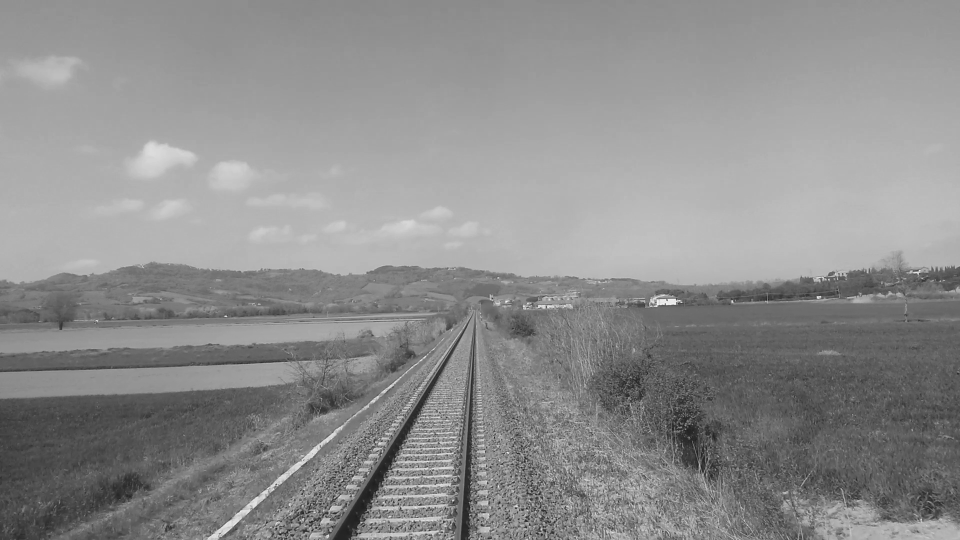
#> input picture gray_frame_14750.png, 1920 x 1080 px (shown at 1/2 size)
$ python test_straight_track_analysis.py   (older library calls are emulated)
#> lines starting #> are read from the running program, lines starting #| are printed output that depends on the picture; after the words box and inside, x2 and y2 are one past the last pixel; in counts of white or black regions, pixels touching at a corner belong together; long printed decimals are rounded

import cv2
import numpy as np
from matplotlib import pyplot as plt

# Original (gray) image

full_img = cv2.imread('gray_frame_14750.png', 0)
#> full_img is the input picture: shape (1080, 1920); min 13, max 253, mean 141.2

# Original (gray) cropped image

img = full_img[full_img.shape[0] - 185: full_img.shape[0], :]
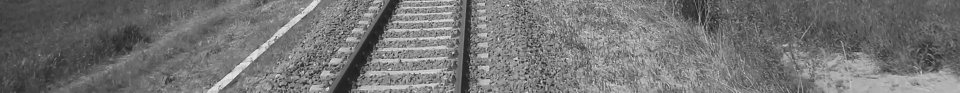
#> img: shape (185, 1920) (shown at 1/2 size); min 13, max 252, mean 115.6

# Blur image and filter horizontal components to make rail lines more detectable.

blur = cv2.GaussianBlur( img,(7, 7), 7 )
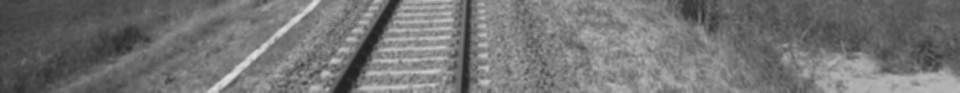
#> blur: shape (185, 1920) (shown at 1/2 size); min 32, max 225, mean 115.6

sobelx2 = cv2.Sobel( blur, cv2.CV_64F, 1, 0, ksize=3 )
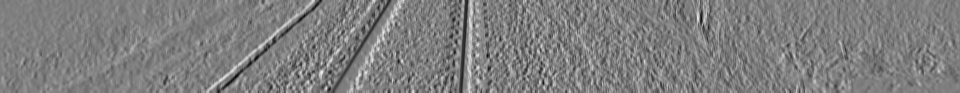
#> sobelx2: shape (185, 1920) float64 (shown at 1/2 size); min -133, max 135, mean 0.2; drawn with min black and max white

abs_sobel64f = np.absolute( sobelx2 )
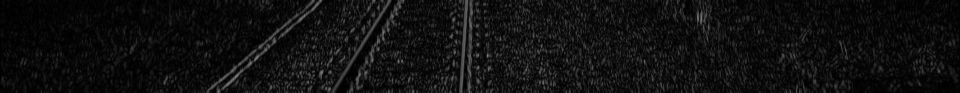
#> abs_sobel64f: shape (185, 1920) float64 (shown at 1/2 size); min 0, max 135, mean 16
sobel_x = np.uint8( abs_sobel64f )

edges = cv2.Canny( sobel_x, 40, 200 )
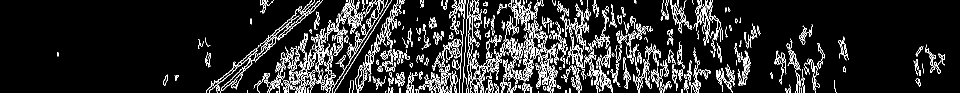
#> edges: shape (185, 1920) (shown at 1/2 size); 9.8% white in thin lines or dots

# HOUGH LINES

x_start = []
x_end = []
y_start = []
y_end = []
x_0 = []
y_0 = []

# Search lines in the cropped image

lines = cv2.HoughLines( edges, 1, np.pi/180, 150 )
#> lines = 421 rows, first 8: [172, 1.55], [189, 1.54], [175, 1.55], [177, 1.55], [194, 1.54], [166, 1.55], [164, 1.55], [186, 1.54]

# Convert points into the original image coordinates

L = 500
thresh = 200

for rho,theta in lines[:, 0, :]:
    a = np.cos(theta)
    b = np.sin(theta)
    x0 = a*rho
    y0 = b*rho
    x1 = int(x0 + L*(-b))
    y1 = int(y0 + L*(a)) + np.size(full_img, 0) - np.size(img, 0)
    x2 = int(x0 - L*(-b))
    y2 = int(y0 - L*(a)) + np.size(full_img, 0) - np.size(img, 0)

    # x threshold on edge segments to detect the ones representing rails
    if x1 > thresh:
        x_0.append(x0)
        y_0.append(y0)
        x_start.append(x1)
        y_start.append(y1)
        x_end.append(x2)
        y_end.append(y2)
#> this loop made 421 passes
#> (rho, theta, a, b, x0, y0, x1, y1) on passes 1 to 3: (172, 1.55, 0.0175, 1, 3, 172, -496, 1075), (189, 1.54, 0.0349, 0.999, 6.6, 188.9, -493, 1101), (175, 1.55, 0.0175, 1, 3.05, 175, -496, 1078)
#> after the loop, x_0 = [563.1, 925.7, 558]; x_end = [828, 960, 822]; x_start = [298, 890, 293]; y_0 = [351.9, 64.73, 348.7]; y_end = [823, 461, 820]; y_start = [1670, 1458, 1667]

m = []
c = []

# Computation of the expression of straight lines y = mx + c and their interception point (X_i, Y_i)

m.append((float(y_end[0] - y_start[0])/(x_end[0] - x_start[0])))
c.append(float(y_end[0] - m[0]*x_end[0]))

m.append((float(y_end[1] - y_start[1])/(x_end[1] - x_start[1])))
c.append(float(y_end[1] - m[1]*x_end[1]))

Y_i = int((m[0]*c[1] - m[1]*c[0])/(m[0] - m[1]))
#> Y_i = 631
X_i = int((Y_i - c[0])/m[0])
#> X_i = 948

print ('LINE 1 m c ', m[0], c[0], '\n', 'LINE 2 m c ', m[1], c[1])
#| LINE 1 m c  -1.598 2146.238
#|  LINE 2 m c  -14.243 14134.143

# Change edge points

for l in range(len(x_start) - 1):
    y_start[l] = np.size(full_img, 0)
    x_start[l] = int((y_start[l] - c[l]) / m[l])

    y_end[l] = 10
    x_end[l] = int((y_end[l] - c[l]) / m[l])
#> this loop made 2 passes
#> after the loop, x_end = [1336, 991, 822]; x_start = [667, 916, 293]; y_end = [10, 10, 820]; y_start = [1080, 1080, 1667]

for i in range(len(x_start) - 1):

    cv2.line( full_img, (x_start[i], y_start[i]), (x_end[i], y_end[i]), (255, 255, 255), 2 )

    cv2.drawMarker(full_img, (X_i, Y_i), (0,0,255),
                   markerType=cv2.MARKER_CROSS,
                   markerSize=20,
                   thickness=2,
                   line_type=cv2.LINE_AA)

    cv2.drawMarker(full_img, (x_start[i], y_start[i]), (0, 0, 255),
                   markerType=cv2.MARKER_STAR,
                   markerSize=20,
                   thickness=2,
                   line_type=cv2.LINE_AA)

    cv2.drawMarker(full_img, (x_end[i], y_end[i]), (0, 0, 255),
                   markerType=cv2.MARKER_TRIANGLE_UP,
                   markerSize=20,
                   thickness=2,
                   line_type=cv2.LINE_AA)
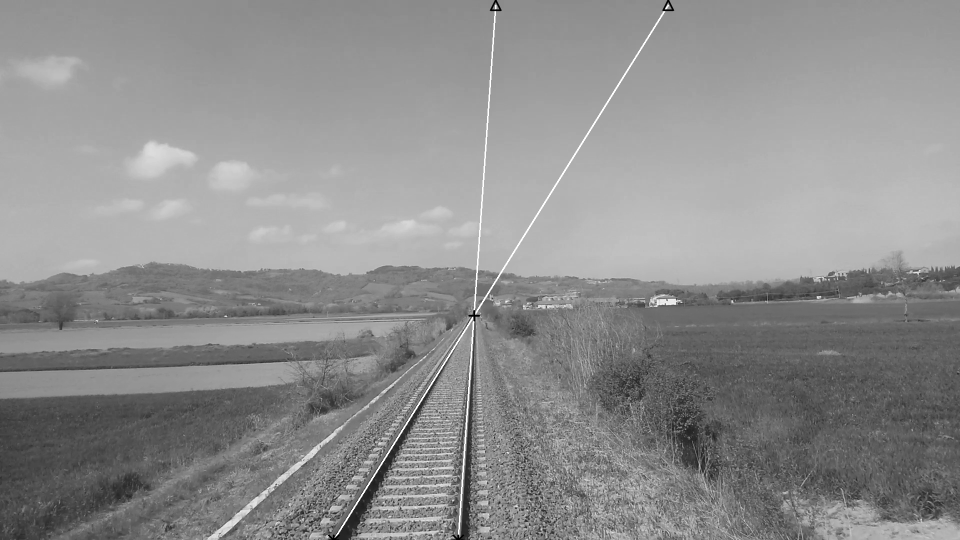
#> full_img: shape (1080, 1920) (shown at 1/2 size); 0.4% of pixels changed, all inside (x1, y1, x2, y2) = (655, 0, 1349, 1080)

#cv2.imwrite('lines_full.png', full_img)

print ('X0', x_0, '\nY0', y_0, '\nX1', x_start, '\nY1', y_start,'\nX2', x_end, '\nY2', y_end, '\n')
#| X0 [563.104, 925.739, 558.0156]
#| Y0 [351.8664, 64.734, 348.6869]
#| X1 [667, 916, 293]
#| Y1 [1080, 1080, 1667]
#| X2 [1336, 991, 822]
#| Y2 [10, 10, 820]
print ('Focus of expansion coordinates [x, y] =', X_i,'', Y_i)
#| Focus of expansion coordinates [x, y] = 948  631

full_img_wLines = full_img
plt.imshow( full_img_wLines, cmap = 'gray' )
plt.title( 'Line extraction' ), plt.xticks([]), plt.yticks([])

plt.show()
